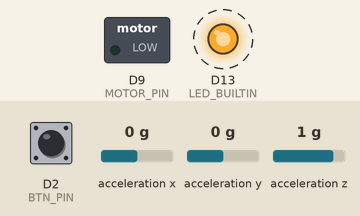
This sketch was run on a simulated Arduino Uno R4 WiFi. On the bench: switched loads named in the sketch (green lamp = pin HIGH), output pins drawn as LEDs (lit = HIGH). Wiring (inferred from the names in the program): MPU-6050 motion sensor at I2C address 0x68. Dashed ring = blinking. The test bench sets the inputs (shaded band); at power-on: D2 (BTN_PIN) HIGH, acceleration x 0 g, acceleration y 0 g, acceleration z 1 g. WiFi joins after 1.5 s; servers stay silent unless stated; EEPROM starts erased.

Above: at 2.37 s.
2.8 s: D2 (BTN_PIN) pulled LOW for 3.2 s
At 4.4 s:
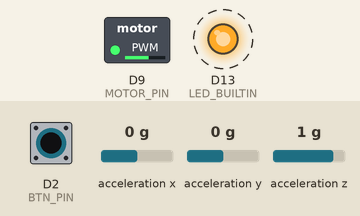
7.5 s: acceleration x set to -1.4 g
At 10.45 s:
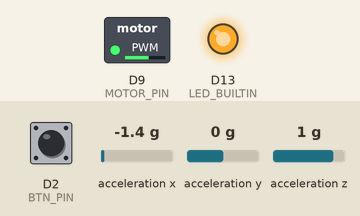
10.5 s: D2 (BTN_PIN) pulled LOW for 3.2 s
At 14.2 s:
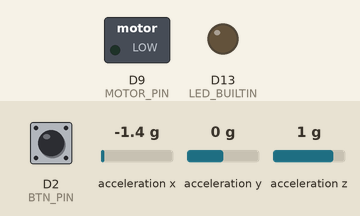
Timing chart, 0 to 20.8 s (numbered marks = the images above; inputs shaded):
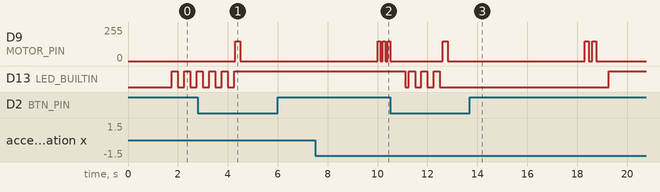

The sketch:

posture_vest.ino
```cpp
/*
  Posture vest firmware for the Arduino UNO R4 WiFi (built-in WiFi module).

  Wiring
    MPU6050 IMU  : SDA/SCL to the board's SDA/SCL pins, VCC, GND (I2C address 0x68)
    Motor        : D9 -> 1k resistor -> NPN transistor base / logic-level MOSFET gate.
                   Motor sits between the supply and the transistor, with a flyback
                   diode across it and a 0.1 uF cap at the motor.
    Button       : D2 to GND. Hold 1.5 s to calibrate.

  Cues
    2 pulses            : posture outside your calibrated range
    2 short pulses      : calibration saved
    3 short pulses      : calibration failed (moved too much or sensor problem)
    1 long pulse (1 s)  : sensor not responding, repeats once a minute
*/
#include <Wire.h>
#include <WiFiS3.h>
#include <EEPROM.h>
#include "secrets.h"

#ifdef USE_TLS
WiFiSSLClient net;
#else
WiFiClient net;
#endif

const uint8_t  MOTOR_PIN = 9, BTN_PIN = 2, MPU_ADDR = 0x68;
const uint8_t  MAX_STRENGTH = 200;        // hard cap, the app can never exceed this
const uint16_t SAMPLE_MS = 50, PULSE_MS = 300, GAP_MS = 150;
const uint32_t COOLDOWN_MS = 30000;       // minimum time between cues
const uint8_t  QMAX = 40;

// Settings (the web app can change these)
int  tolDeg = 12, delaySec = 4, strength = 150;
bool enabled = true;

// Calibration
struct Cal { uint32_t magic; float pitch; float roll; };
const uint32_t CAL_MAGIC = 0x50535431;
float baseP = 0, baseR = 0;
bool calibrated = false;

// Filtered accelerometer
float fax = 0, fay = 0, faz = 1; bool filterInit = false;

// Cue state
uint8_t cuePulses = 0; bool cueOn = false; unsigned long cueT = 0, lastCue = 0, lastFailCue = 0;

// Per-minute stats and offline queue
struct Row { uint8_t g, b, c; unsigned long closedAt; };
Row q[QMAX]; uint8_t qn = 0;
unsigned long goodMs = 0, badMs = 0, badSince = 0, minuteStart = 0, lastSample = 0, lastGoodRead = 0, lastWifiTry = 0;
uint8_t cues = 0; bool recalDonePending = false;

void motorWrite(uint8_t v) { analogWrite(MOTOR_PIN, v); }
void stopMotor() { cuePulses = 0; cueOn = false; motorWrite(0); }
uint8_t level() { return (uint8_t)min(max(strength, 0), (int)MAX_STRENGTH); }
void buzz(unsigned ms) { motorWrite(level()); delay(ms); motorWrite(0); }

void startCue(uint8_t n) { cuePulses = n; cueOn = false; cueT = 0; }
void updateCue() {
  if (!cuePulses && !cueOn) return;
  unsigned long now = millis();
  if (cueOn) {
    if (now - cueT >= PULSE_MS) { motorWrite(0); cueOn = false; cueT = now; }
  } else if (now - cueT >= GAP_MS) {
    motorWrite(level()); cueOn = true; cueT = now; cuePulses--;
  }
}

bool readAngles(float &pitch, float &roll) {
  Wire.beginTransmission(MPU_ADDR); Wire.write(0x3B);
  if (Wire.endTransmission(false) != 0) return false;
  if (Wire.requestFrom((int)MPU_ADDR, 6) != 6) return false;
  int16_t x = Wire.read() << 8 | Wire.read();
  int16_t y = Wire.read() << 8 | Wire.read();
  int16_t z = Wire.read() << 8 | Wire.read();
  float ax = x / 16384.0, ay = y / 16384.0, az = z / 16384.0;
  if (!filterInit) { fax = ax; fay = ay; faz = az; filterInit = true; }
  fax += 0.2 * (ax - fax); fay += 0.2 * (ay - fay); faz += 0.2 * (az - faz);
  pitch = atan2(-fax, sqrt(fay * fay + faz * faz)) * 57.2958;
  roll  = atan2(fay, faz) * 57.2958;
  return true;
}

bool calibrate() {
  stopMotor(); buzz(200); delay(2500);            // buzz, then 2.5 s to settle
  float sp = 0, sr = 0, minP = 999, maxP = -999, minR = 999, maxR = -999; int n = 0;
  unsigned long t0 = millis();
  while (millis() - t0 < 3000) {
    float p, r;
    if (readAngles(p, r)) { sp += p; sr += r; n++; minP = min(minP, p); maxP = max(maxP, p); minR = min(minR, r); maxR = max(maxR, r); }
    delay(SAMPLE_MS);
  }
  if (n < 30 || maxP - minP > 8 || maxR - minR > 8) {   // too much movement or no sensor
    for (int i = 0; i < 3; i++) { buzz(100); delay(100); }
    return false;
  }
  baseP = sp / n; baseR = sr / n; calibrated = true;
  Cal c = { CAL_MAGIC, baseP, baseR }; EEPROM.put(0, c);
  buzz(150); delay(150); buzz(150);
  return true;
}

void connectWiFi() {
  if (millis() - lastWifiTry < 30000 && lastWifiTry) return;
  lastWifiTry = millis();
  WiFi.begin(WIFI_SSID, WIFI_PASS);
  unsigned long t0 = millis();
  while (WiFi.status() != WL_CONNECTED && millis() - t0 < 8000) delay(200);
}

int httpPost(const char *path, const char *body, char *resp, size_t cap) {
  static char raw[1200];   // Next.js sends longer headers than a bare server
  net.stop();
  if (!net.connect(SERVER_HOST, SERVER_PORT)) return -1;
  net.print("POST "); net.print(path); net.print(" HTTP/1.1\r\nHost: "); net.print(SERVER_HOST);
  net.print("\r\nX-Device-Key: "); net.print(DEVICE_KEY);
  net.print("\r\nContent-Type: application/json\r\nConnection: close\r\nContent-Length: ");
  net.print(strlen(body)); net.print("\r\n\r\n"); net.print(body);
  size_t len = 0; unsigned long t0 = millis();
  while ((net.connected() || net.available()) && millis() - t0 < 5000)
    while (net.available() && len < sizeof raw - 1) raw[len++] = net.read();
  raw[len] = 0; net.stop();
  if (len < 12) return -2;
  int status = atoi(raw + 9);
  char *b = strstr(raw, "\r\n\r\n");
  strncpy(resp, b ? b + 4 : "", cap - 1); resp[cap - 1] = 0;
  return status;
}

int getVal(const char *s, const char *key, int def) { const char *p = strstr(s, key); return p ? atoi(p + strlen(key)) : def; }

void sync() {
  if (WiFi.status() != WL_CONNECTED) { connectWiFi(); if (WiFi.status() != WL_CONNECTED) return; }
  static char body[2000]; char resp[160];
  int n = snprintf(body, sizeof body, "{\"cal\":%d,\"recalDone\":%d,\"rows\":[", calibrated, recalDonePending);
  for (uint8_t i = 0; i < qn; i++)
    n += snprintf(body + n, sizeof body - n, "%s{\"ago\":%lu,\"g\":%u,\"b\":%u,\"c\":%u}",
                  i ? "," : "", (millis() - q[i].closedAt) / 1000, q[i].g, q[i].b, q[i].c);
  snprintf(body + n, sizeof body - n, "]}");
  if (httpPost("/api/device/sync", body, resp, sizeof resp) != 200) return;   // keep queue, retry next minute
  qn = 0; recalDonePending = false;
  tolDeg   = constrain(getVal(resp, "tol=", tolDeg), 5, 45);
  delaySec = constrain(getVal(resp, "delay=", delaySec), 1, 30);
  strength = constrain(getVal(resp, "int=", strength), 50, MAX_STRENGTH);
  enabled  = getVal(resp, "en=", 1) == 1;
  if (getVal(resp, "recal=", 0) == 1 && calibrate()) recalDonePending = true;
}

void pushRow() {
  if (goodMs + badMs < 1000) return;
  if (qn == QMAX) { memmove(q, q + 1, sizeof(Row) * (QMAX - 1)); qn--; }   // drop oldest
  q[qn++] = { (uint8_t)min(60UL, goodMs / 1000), (uint8_t)min(60UL, badMs / 1000), cues, millis() };
  goodMs = badMs = 0; cues = 0;
}

void setup() {
  pinMode(MOTOR_PIN, OUTPUT); motorWrite(0);
  pinMode(BTN_PIN, INPUT_PULLUP); pinMode(LED_BUILTIN, OUTPUT);
  Wire.begin(); Wire.beginTransmission(MPU_ADDR); Wire.write(0x6B); Wire.write(0); Wire.endTransmission();  // wake IMU
  Cal c; EEPROM.get(0, c);
  if (c.magic == CAL_MAGIC) { baseP = c.pitch; baseR = c.roll; calibrated = true; }
  minuteStart = lastSample = millis();
  connectWiFi();
}

void loop() {
  unsigned long now = millis();

  static unsigned long btnDown = 0;
  if (digitalRead(BTN_PIN) == LOW) { if (!btnDown) btnDown = now; else if (now - btnDown > 1500) { calibrate(); btnDown = 0; delay(500); } }
  else btnDown = 0;

  updateCue();

  if (now - lastSample >= SAMPLE_MS) {
    unsigned long dt = now - lastSample; lastSample = now;
    float p, r;
    if (readAngles(p, r)) {
      lastGoodRead = now;
      if (calibrated && enabled) {
        float dp = p - baseP, dr = r - baseR;
        if (sqrt(dp * dp + dr * dr) > tolDeg) {
          badMs += dt; if (!badSince) badSince = now;
          if (now - badSince >= delaySec * 1000UL && now - lastCue >= COOLDOWN_MS) { startCue(2); lastCue = now; cues++; }
        } else { goodMs += dt; badSince = 0; }
      }
    } else if (now - lastGoodRead > 2000 && now - lastFailCue > 60000) {
      lastFailCue = now; stopMotor(); buzz(1000);
    }
  }

  digitalWrite(LED_BUILTIN, calibrated && (now - lastGoodRead < 2000) ? HIGH : (now / 250) % 2);

  if (now - minuteStart >= 60000) { minuteStart = now; pushRow(); stopMotor(); sync(); }
}
```

secrets.h
```cpp
// Fill these in. Do not commit this file or share it.
#define WIFI_SSID    "your-wifi-name"
#define WIFI_PASS    "your-wifi-password"
#define SERVER_HOST  "192.168.1.50"   // computer or host running server.js
#define SERVER_PORT  3000
#define DEVICE_KEY   "change-me-device-key"   // must match DEVICE_KEY on the server

// For a hosted server with HTTPS, uncomment and set SERVER_PORT to 443.
// The server's root certificate must be uploaded with the Arduino IDE
// "WiFi firmware updater" tool.
// #define USE_TLS
```

Measured:
- after the input at 2.8 s, D9 (MOTOR_PIN): 0/255 → 150/255 after 1.5 s, → 0/255 0.20 s later; D13 (LED_BUILTIN): goes on until 4.3 s, then stays HIGH
- after the input at 7.5 s, D9 (MOTOR_PIN): alternates 150/255 for 0.10 s and 0/255 for 0.10 s, starting after 2.6 s
- by itself, D13 (LED_BUILTIN): alternates HIGH for 0.25 s and LOW for 0.25 s
